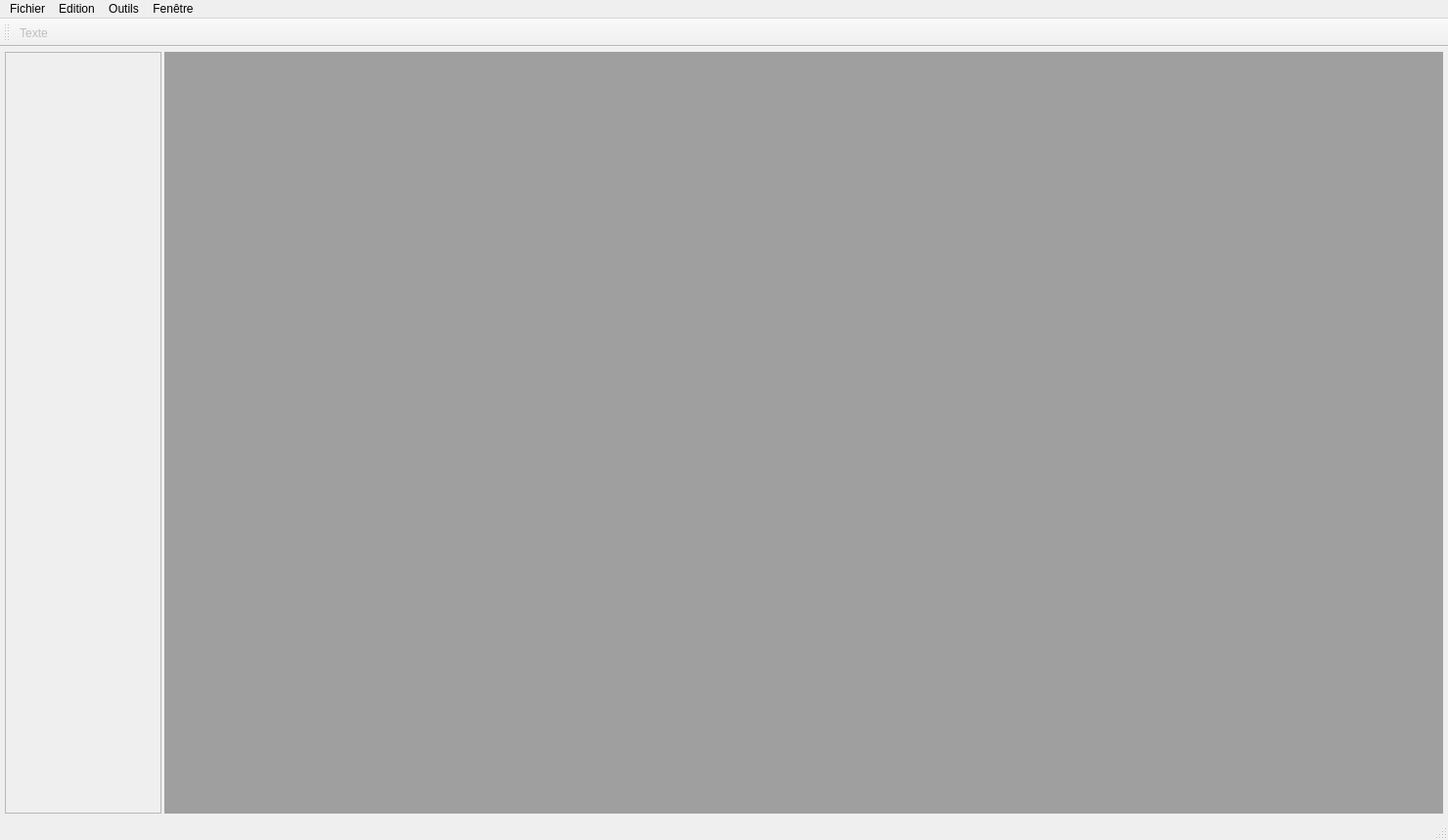
<?xml version="1.0" encoding="UTF-8"?>
<ui version="4.0">
 <class>MainWindow</class>
 <widget class="QMainWindow" name="MainWindow">
  <property name="geometry">
   <rect>
    <x>0</x>
    <y>0</y>
    <width>1480</width>
    <height>859</height>
   </rect>
  </property>
  <property name="minimumSize">
   <size>
    <width>400</width>
    <height>200</height>
   </size>
  </property>
  <property name="windowTitle">
   <string>MainWindow</string>
  </property>
  <property name="autoFillBackground">
   <bool>true</bool>
  </property>
  <widget class="QWidget" name="centralWidget">
   <property name="minimumSize">
    <size>
     <width>400</width>
     <height>200</height>
    </size>
   </property>
   <property name="layoutDirection">
    <enum>Qt::LeftToRight</enum>
   </property>
   <property name="autoFillBackground">
    <bool>true</bool>
   </property>
   <layout class="QHBoxLayout" name="horizontalLayout_2">
    <property name="leftMargin">
     <number>5</number>
    </property>
    <property name="topMargin">
     <number>5</number>
    </property>
    <property name="rightMargin">
     <number>5</number>
    </property>
    <property name="bottomMargin">
     <number>5</number>
    </property>
    <item>
     <layout class="QHBoxLayout" name="horizontalLayout">
      <property name="spacing">
       <number>3</number>
      </property>
      <property name="sizeConstraint">
       <enum>QLayout::SetDefaultConstraint</enum>
      </property>
      <item>
       <widget class="QScrollArea" name="scrollArea">
        <property name="enabled">
         <bool>true</bool>
        </property>
        <property name="minimumSize">
         <size>
          <width>0</width>
          <height>0</height>
         </size>
        </property>
        <property name="maximumSize">
         <size>
          <width>160</width>
          <height>16777215</height>
         </size>
        </property>
        <property name="autoFillBackground">
         <bool>true</bool>
        </property>
        <property name="widgetResizable">
         <bool>true</bool>
        </property>
        <widget class="QWidget" name="scrollAreaWidgetContents">
         <property name="geometry">
          <rect>
           <x>0</x>
           <y>0</y>
           <width>158</width>
           <height>754</height>
          </rect>
         </property>
         <property name="acceptDrops">
          <bool>false</bool>
         </property>
        </widget>
       </widget>
      </item>
      <item>
       <widget class="QMdiArea" name="mdiArea">
        <property name="autoFillBackground">
         <bool>true</bool>
        </property>
       </widget>
      </item>
     </layout>
    </item>
   </layout>
  </widget>
  <widget class="QMenuBar" name="menuBar">
   <property name="geometry">
    <rect>
     <x>0</x>
     <y>0</y>
     <width>1480</width>
     <height>26</height>
    </rect>
   </property>
   <widget class="QMenu" name="menuFichier">
    <property name="title">
     <string>Fichier</string>
    </property>
    <addaction name="actionNouvelle_note"/>
    <addaction name="actionOuvrir_une_note"/>
    <addaction name="actionNote_r_cente"/>
    <addaction name="separator"/>
    <addaction name="actionEnregistrer_la_note"/>
    <addaction name="actionEnrergister_sous"/>
    <addaction name="separator"/>
    <addaction name="actionFermer"/>
    <addaction name="separator"/>
    <addaction name="actionQuitter"/>
   </widget>
   <widget class="QMenu" name="menuEdition">
    <property name="title">
     <string>Edition</string>
    </property>
    <addaction name="actionUndo"/>
    <addaction name="actionR_tablir"/>
    <addaction name="actionCouper"/>
    <addaction name="actionCopier"/>
   </widget>
   <widget class="QMenu" name="menuOutils">
    <property name="title">
     <string>Outils</string>
    </property>
   </widget>
   <widget class="QMenu" name="menuFen_tre">
    <property name="title">
     <string>Fenêtre</string>
    </property>
    <addaction name="actionPlein_cran"/>
   </widget>
   <addaction name="menuFichier"/>
   <addaction name="menuEdition"/>
   <addaction name="menuOutils"/>
   <addaction name="menuFen_tre"/>
  </widget>
  <widget class="QStatusBar" name="statusBar"/>
  <widget class="QToolBar" name="mainToolBar">
   <attribute name="toolBarArea">
    <enum>TopToolBarArea</enum>
   </attribute>
   <attribute name="toolBarBreak">
    <bool>false</bool>
   </attribute>
   <addaction name="actionTexte"/>
  </widget>
  <action name="actionNouvelle_note">
   <property name="icon">
    <iconset>
     <normaloff>../build-Note-Desktop_Qt_5_3_MinGW_32bit-Debug/debug/icon/text.png</normaloff>../build-Note-Desktop_Qt_5_3_MinGW_32bit-Debug/debug/icon/text.png</iconset>
   </property>
   <property name="text">
    <string>Nouvelle note</string>
   </property>
   <property name="shortcut">
    <string>Ctrl+Alt+N</string>
   </property>
  </action>
  <action name="actionOuvrir_une_note">
   <property name="text">
    <string>Ouvrir une note</string>
   </property>
  </action>
  <action name="actionNote_r_cente">
   <property name="text">
    <string>Note récente</string>
   </property>
  </action>
  <action name="actionEnregistrer_la_note">
   <property name="text">
    <string>Enregistrer </string>
   </property>
   <property name="shortcut">
    <string>Ctrl+S</string>
   </property>
  </action>
  <action name="actionEnrergister_sous">
   <property name="text">
    <string>Enrergister sous</string>
   </property>
  </action>
  <action name="actionFermer">
   <property name="enabled">
    <bool>false</bool>
   </property>
   <property name="text">
    <string>Fermer</string>
   </property>
  </action>
  <action name="actionQuitter">
   <property name="icon">
    <iconset>
     <normaloff>../build-Note-Desktop_Qt_5_3_MinGW_32bit-Debug/debug/icon/block.png</normaloff>../build-Note-Desktop_Qt_5_3_MinGW_32bit-Debug/debug/icon/block.png</iconset>
   </property>
   <property name="text">
    <string>Quitter</string>
   </property>
   <property name="shortcut">
    <string>Ctrl+Alt+Q</string>
   </property>
  </action>
  <action name="actionUndo">
   <property name="text">
    <string>Undo</string>
   </property>
   <property name="shortcut">
    <string>Ctrl+Z</string>
   </property>
  </action>
  <action name="actionR_tablir">
   <property name="text">
    <string>Rétablir</string>
   </property>
   <property name="shortcut">
    <string>Ctrl+Y</string>
   </property>
  </action>
  <action name="actionCouper">
   <property name="text">
    <string>Couper</string>
   </property>
  </action>
  <action name="actionCopier">
   <property name="text">
    <string>Copier</string>
   </property>
  </action>
  <action name="actionPlein_cran">
   <property name="text">
    <string>Plein écran</string>
   </property>
  </action>
  <action name="actionTexte">
   <property name="checkable">
    <bool>true</bool>
   </property>
   <property name="enabled">
    <bool>false</bool>
   </property>
   <property name="icon">
    <iconset>
     <normalon>../build-Note-Desktop_Qt_5_3_MinGW_32bit-Debug/debug/icon/pen.png</normalon>
    </iconset>
   </property>
   <property name="text">
    <string>Texte</string>
   </property>
  </action>
 </widget>
 <layoutdefault spacing="6" margin="11"/>
 <resources/>
 <connections/>
</ui>
